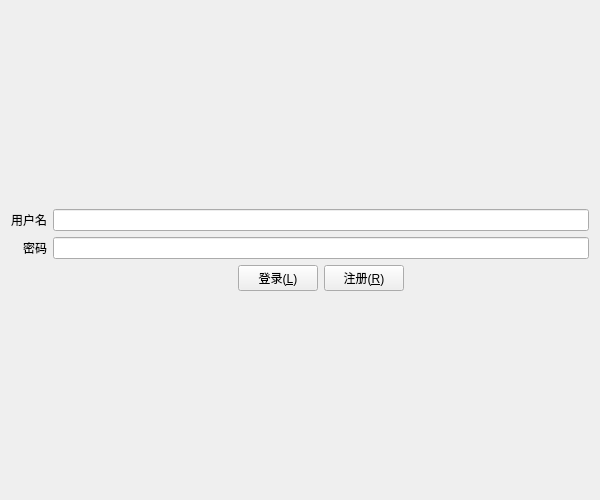
<?xml version="1.0" encoding="UTF-8"?>
<ui version="4.0">
 <class>Login</class>
 <widget class="QWidget" name="Login">
  <property name="geometry">
   <rect>
    <x>0</x>
    <y>0</y>
    <width>600</width>
    <height>500</height>
   </rect>
  </property>
  <property name="windowTitle">
   <string>登录</string>
  </property>
  <layout class="QGridLayout" name="gridLayout_2">
   <item row="0" column="0">
    <layout class="QGridLayout" name="gridLayout">
     <item row="1" column="1">
      <widget class="QLineEdit" name="usernameLineEdit"/>
     </item>
     <item row="4" column="1">
      <spacer name="verticalSpacer_2">
       <property name="orientation">
        <enum>Qt::Orientation::Vertical</enum>
       </property>
       <property name="sizeHint" stdset="0">
        <size>
         <width>20</width>
         <height>40</height>
        </size>
       </property>
      </spacer>
     </item>
     <item row="3" column="1">
      <layout class="QHBoxLayout" name="horizontalLayout">
       <item>
        <spacer name="horizontalSpacer">
         <property name="orientation">
          <enum>Qt::Orientation::Horizontal</enum>
         </property>
         <property name="sizeHint" stdset="0">
          <size>
           <width>40</width>
           <height>20</height>
          </size>
         </property>
        </spacer>
       </item>
       <item>
        <widget class="QPushButton" name="loginPushButton">
         <property name="text">
          <string>登录(&amp;L)</string>
         </property>
        </widget>
       </item>
       <item>
        <widget class="QPushButton" name="registerPushButton">
         <property name="text">
          <string>注册(&amp;R)</string>
         </property>
        </widget>
       </item>
       <item>
        <spacer name="horizontalSpacer_2">
         <property name="orientation">
          <enum>Qt::Orientation::Horizontal</enum>
         </property>
         <property name="sizeHint" stdset="0">
          <size>
           <width>40</width>
           <height>20</height>
          </size>
         </property>
        </spacer>
       </item>
      </layout>
     </item>
     <item row="2" column="1">
      <widget class="QLineEdit" name="passwordLineEdit">
       <property name="echoMode">
        <enum>QLineEdit::EchoMode::Password</enum>
       </property>
      </widget>
     </item>
     <item row="0" column="1">
      <spacer name="verticalSpacer">
       <property name="orientation">
        <enum>Qt::Orientation::Vertical</enum>
       </property>
       <property name="sizeHint" stdset="0">
        <size>
         <width>20</width>
         <height>40</height>
        </size>
       </property>
      </spacer>
     </item>
     <item row="2" column="0">
      <widget class="QLabel" name="label_2">
       <property name="text">
        <string>密码</string>
       </property>
       <property name="alignment">
        <set>Qt::AlignmentFlag::AlignRight|Qt::AlignmentFlag::AlignTrailing|Qt::AlignmentFlag::AlignVCenter</set>
       </property>
      </widget>
     </item>
     <item row="1" column="0">
      <widget class="QLabel" name="label">
       <property name="text">
        <string>用户名</string>
       </property>
       <property name="alignment">
        <set>Qt::AlignmentFlag::AlignRight|Qt::AlignmentFlag::AlignTrailing|Qt::AlignmentFlag::AlignVCenter</set>
       </property>
      </widget>
     </item>
    </layout>
   </item>
  </layout>
 </widget>
 <tabstops>
  <tabstop>usernameLineEdit</tabstop>
  <tabstop>passwordLineEdit</tabstop>
  <tabstop>loginPushButton</tabstop>
  <tabstop>registerPushButton</tabstop>
 </tabstops>
 <resources/>
 <connections>
  <connection>
   <sender>usernameLineEdit</sender>
   <signal>returnPressed()</signal>
   <receiver>passwordLineEdit</receiver>
   <slot>setFocus()</slot>
   <hints>
    <hint type="sourcelabel">
     <x>130</x>
     <y>118</y>
    </hint>
    <hint type="destinationlabel">
     <x>128</x>
     <y>149</y>
    </hint>
   </hints>
  </connection>
  <connection>
   <sender>passwordLineEdit</sender>
   <signal>returnPressed()</signal>
   <receiver>loginPushButton</receiver>
   <slot>click()</slot>
   <hints>
    <hint type="sourcelabel">
     <x>91</x>
     <y>152</y>
    </hint>
    <hint type="destinationlabel">
     <x>184</x>
     <y>180</y>
    </hint>
   </hints>
  </connection>
  <connection>
   <sender>loginPushButton</sender>
   <signal>clicked()</signal>
   <receiver>Login</receiver>
   <slot>login()</slot>
   <hints>
    <hint type="sourcelabel">
     <x>196</x>
     <y>175</y>
    </hint>
    <hint type="destinationlabel">
     <x>88</x>
     <y>300</y>
    </hint>
   </hints>
  </connection>
  <connection>
   <sender>registerPushButton</sender>
   <signal>clicked()</signal>
   <receiver>Login</receiver>
   <slot>register()</slot>
   <hints>
    <hint type="sourcelabel">
     <x>274</x>
     <y>185</y>
    </hint>
    <hint type="destinationlabel">
     <x>313</x>
     <y>301</y>
    </hint>
   </hints>
  </connection>
 </connections>
 <slots>
  <slot>login()</slot>
  <slot>register()</slot>
 </slots>
</ui>
